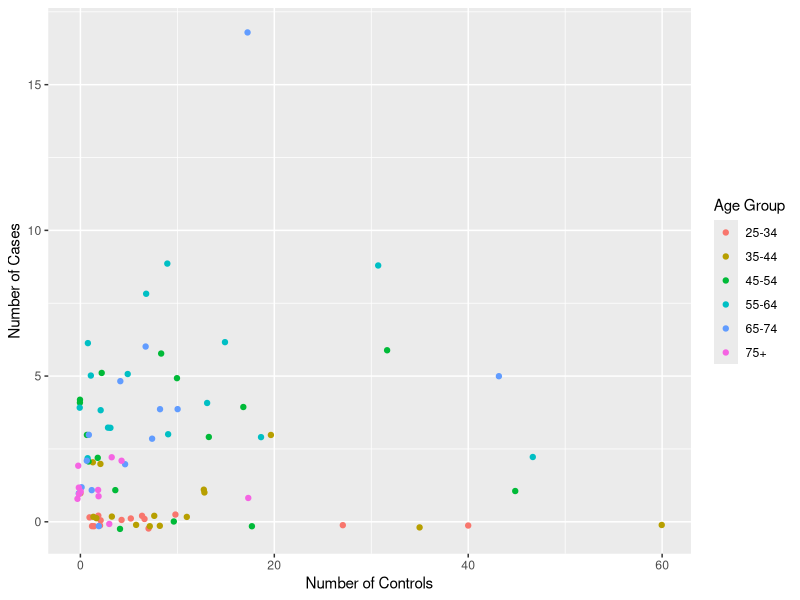
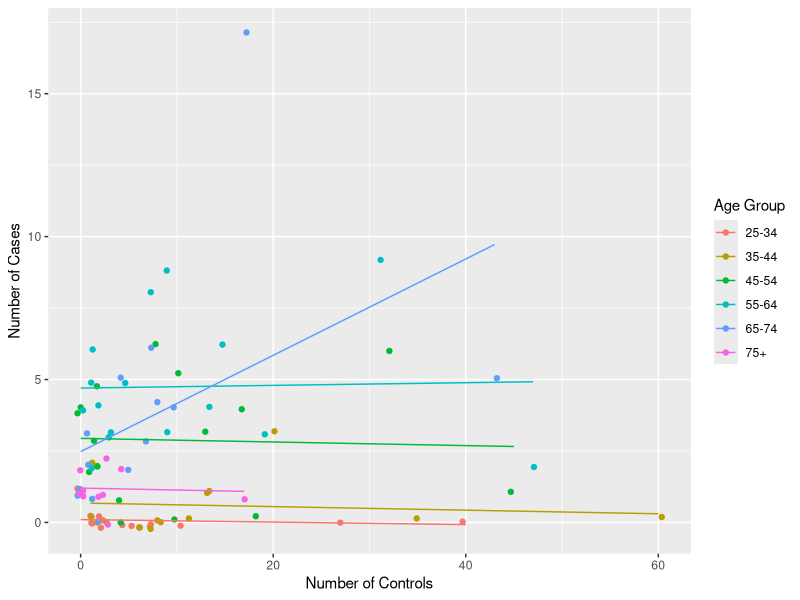
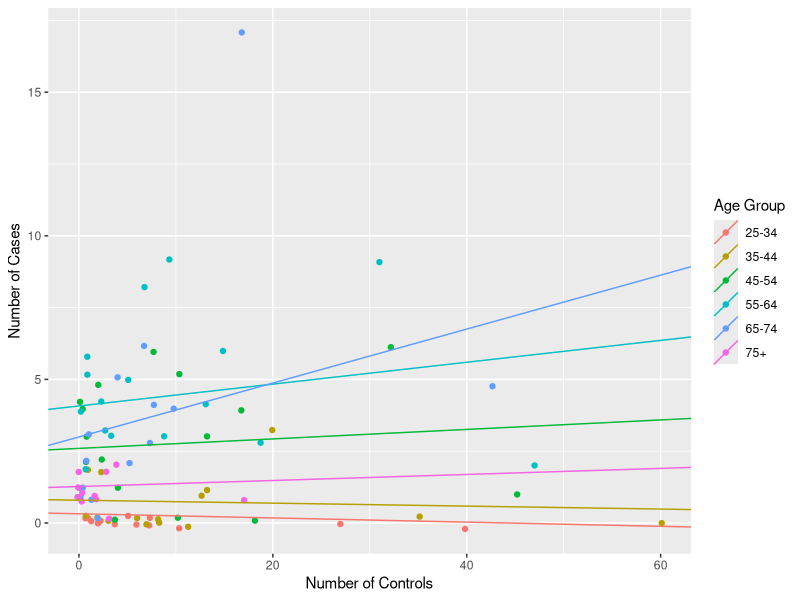
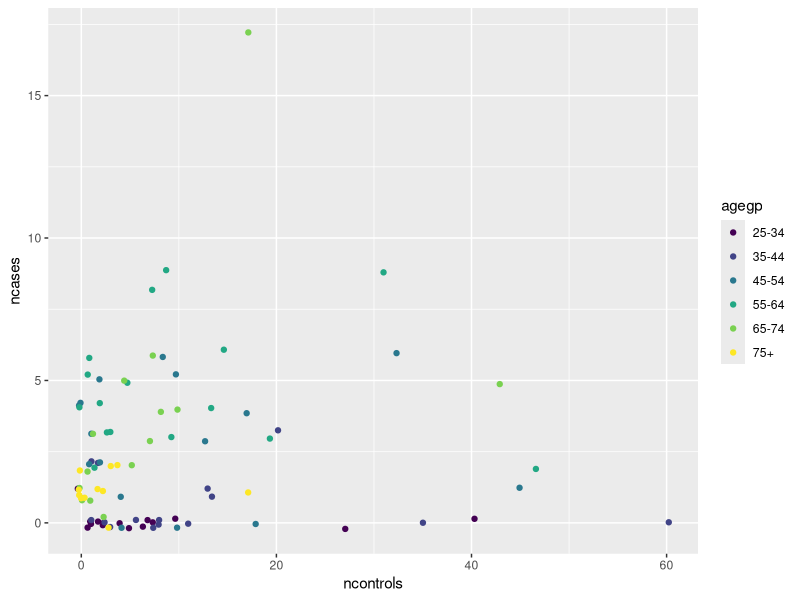
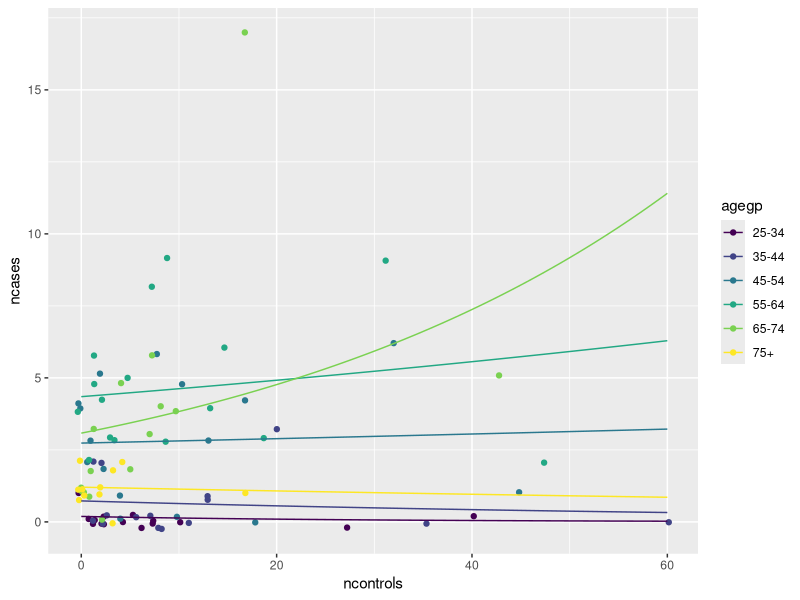
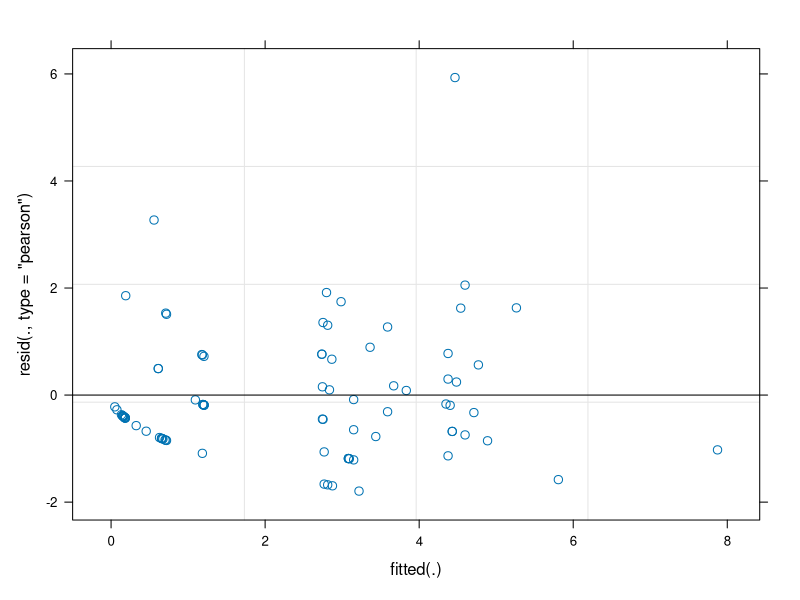

Reproduce these figures in R, in order.
## ---- chunk 1
suppressPackageStartupMessages(library(tidyverse))
## ---- chunk 2
(p <- ggplot(esoph, aes(ncontrols, ncases, group=agegp, colour=agegp)) +
    geom_jitter(height=0.25) +
    scale_colour_discrete("Age Group") +
    ylab("Number of Cases") + xlab("Number of Controls"))
## ---- chunk 3
p + geom_smooth(method="lm", se=FALSE, size=0.5)
## ---- chunk 4
esoph %>% 
    group_by(agegp) %>% 
    summarise(n=length(ncases))
## ---- chunk 5
# library(tidyverse)
# library(broom)
# set.seed(1000)
# ## Number of groups
# g <- 10
# ## Number of observations per group
# ng <- 10
# ## Initiate slope and SE estimates
# beta1hat <- numeric(0)
# se <- numeric(0)
# for (i in 1:1000) {
#   ## Generate intercept and slope from a joint Normal distribution
#   beta0 <- rnorm(g)
#   beta1 <- 1 + beta0 + rnorm(g)
#   ## Generate iid data from within each group
#   esoph <- tibble(group=LETTERS[1:g], beta0, beta1) %>%
#     mutate(x = map(beta0, ~ rnorm(ng))) %>%
#     unnest() %>%
#     group_by(group) %>%
#     mutate(eps = rnorm(length(x)),
#            y = beta0 + beta1 * x + eps)
#   ## Fit a linear regression, forcing a common slope
#   fit <- lm(y ~ x + group, data=esoph) %>%
#     tidy()
#   beta1hat[i] <- fit$estimate[2]
#   se[i] <- fit$std.error[2]
# }
# ## Actual SE:
# sd(beta1hat)
# ## SE given from the lm fit:
# mean(se)
# 
# ## Here's a plot of the last sample generated:
# ggplot(esoph, aes(x, y)) +
#   geom_point(aes(colour=group), alpha=0.5) +
#   theme_bw()
## ---- chunk 6
fit <- lme4::lmer(ncases ~ ncontrols + (ncontrols | agegp), 
            data=esoph)
## ---- chunk 7
summary(fit)
## ---- chunk 8
(par_coll <- coef(fit)[[1]])
## ---- chunk 9
## Put the slopes and intercepts with the data frame:
par_coll %>% 
    rownames_to_column("agegp") %>% 
    left_join(esoph, by="agegp")
par_coll <- rownames_to_column(par_coll)
esoph <- plyr::ddply(esoph, ~ agegp, function(df){
    pars <- subset(par_coll, rowname==unique(df$agegp))
    int <- pars$`(Intercept)`
    slp <- pars$ncontrols
    cbind(df, intercept=int, slope=slp)
})

## Plot
ggplot(esoph, aes(ncontrols, ncases, group=agegp, colour=agegp)) +
    geom_jitter(height=0.25) +
    geom_abline(aes(intercept=intercept, slope=slope, colour=agegp)) +
    scale_colour_discrete("Age Group") +
    ylab("Number of Cases") + xlab("Number of Controls")
## ---- chunk 10
p <- ggplot(esoph, aes(ncontrols, ncases)) +
    geom_jitter(aes(colour=agegp), height=0.25)
p
## ---- chunk 11
fit <- lme4::glmer(ncases ~ ncontrols + (1 + ncontrols | agegp), 
                   data=esoph, 
                   family=poisson)
summary(fit)
## ---- chunk 12
(coef_fit <- coef(fit)$agegp)
## Colours with stat_function are not nice to deal with. Do manually.
p + stat_function(aes(colour="25-34"), fun = function(x) exp(coef_fit[1,1] + coef_fit[1,2]*x)) +
    stat_function(aes(colour="35-44"), fun = function(x) exp(coef_fit[2,1] + coef_fit[2,2]*x)) +
    stat_function(aes(colour="45-54"), fun = function(x) exp(coef_fit[3,1] + coef_fit[3,2]*x)) +
    stat_function(aes(colour="55-64"), fun = function(x) exp(coef_fit[4,1] + coef_fit[4,2]*x)) +
    stat_function(aes(colour="65-74"), fun = function(x) exp(coef_fit[5,1] + coef_fit[5,2]*x)) +
    stat_function(aes(colour="75+"),   fun = function(x) exp(coef_fit[6,1] + coef_fit[6,2]*x))
## ---- chunk 13
plot(fit)
